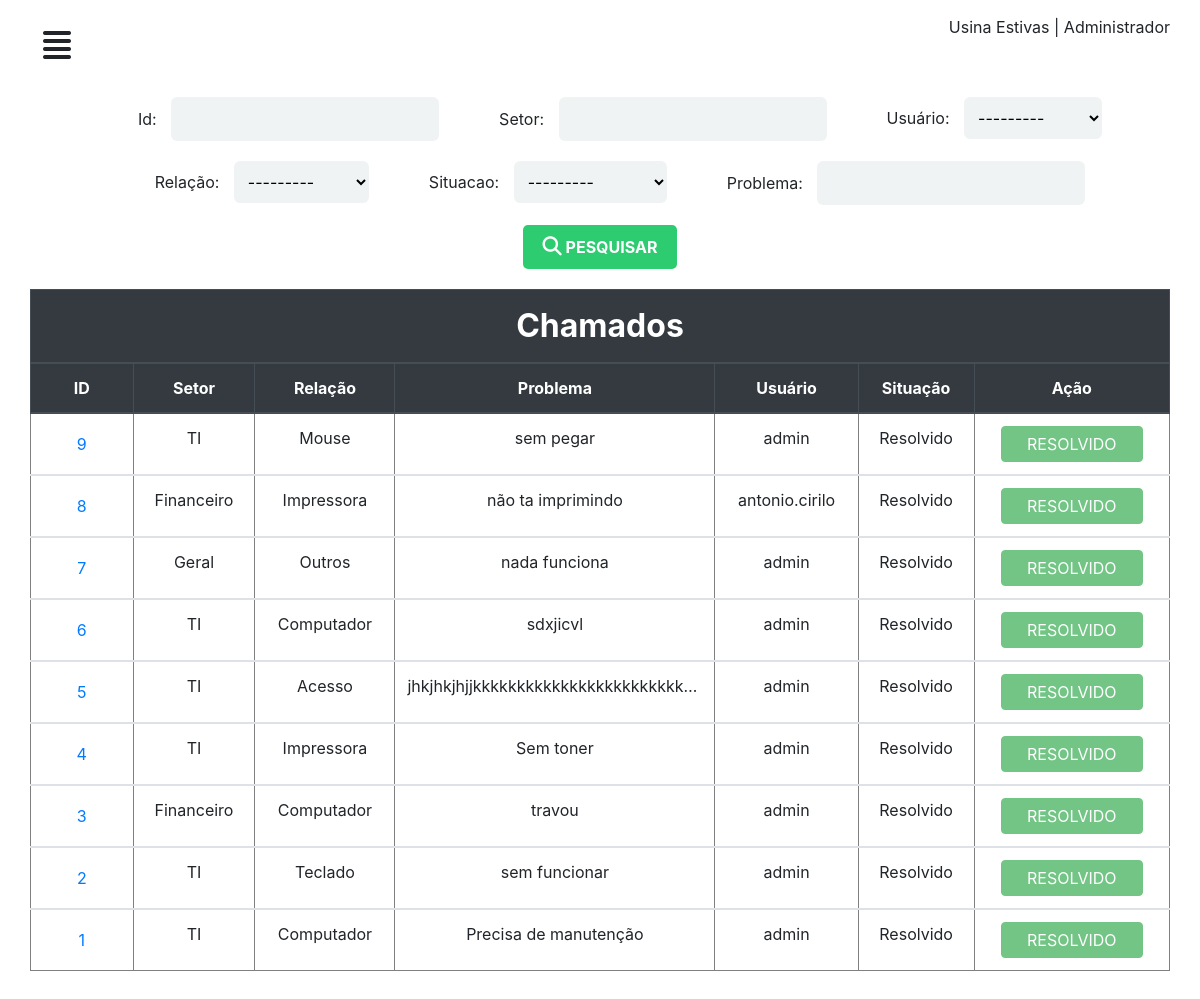
The app's page /perfil/chamados/ (signed in) with its own data.
### chamados/models.py (models this page shows)
class CustomUser (AbstractUser):
	matricula = models.CharField('matricula', max_length=11)
	apelido = models.CharField('apelido', max_length=50)
	def __str__(self):
		return self.username

class ProblemaRelacionado(models.Model):
	relacao = models.CharField('problema relacionado', max_length=50)
	def __str__(self):
		return self.relacao

class Chamado(models.Model):
	setor = models.CharField('Setor', max_length=50)
	problema = models.TextField('problema')
	user = models.ForeignKey(CustomUser, on_delete=models.CASCADE)
	relacao = models.ForeignKey(ProblemaRelacionado, on_delete=models.CASCADE)
	situacao = models.ForeignKey(Situacao, on_delete=models.CASCADE, default=1)
	comentario = models.TextField('comentario', null=True)

class Situacao(models.Model):
	situ = models.CharField('situacao', max_length=100)
	def __str__(self):
		return self.situ

### chamados/views.py (the view)
# urls.py: path('perfil/chamados/', adminchamados, name="adminchamados"),
@login_required
def adminchamados(request):
	chamado = Chamado.objects.all().order_by('-id')
	meufiltro = FiltroChamado(request.GET, queryset=chamado)
	contexto = {
	'filtro': meufiltro
	}
	return render(request, 'admin/admin-chamados.html', contexto)

### chamados/templates/admin/admin-chamados.html (shortened to what this page needs)
{% extends "dashboard/baseperfil.html" %}
{% load static %}
{% block title %}
<link rel="stylesheet" href="{% static 'css/adminchamados.css' %}">
{% endblock%}
{% block conteudo %}
<form method="get">
	<div><span>Id:</span> {{filtro.form.id}}</div>
	<div><span>Setor:</span> {{filtro.form.setor}}</div>
	<div><span>Usuário:</span> {{filtro.form.user}}</div>
	<div><span>Relação:</span> {{filtro.form.relacao}}</div>
	<div><span>Situacao:</span> {{filtro.form.situacao}}</div>
	<div><span>Problema:</span> {{filtro.form.problema}}</div>
	<div class="btnSubmit">
		<button class="btnSubmit--btn" type="submit"><i class="fas fa-search"></i> pesquisar</button>
	</div>
</form>
<div class="table-responsive">
	<table class="table" border="1">
		<thead class="thead-dark">
			<tr>
				<th class="title-table" colspan="7">Chamados</th>
			</tr>
			<tr>
				<th>ID</th>
				<th>Setor</th>
				<th>Relação</th>
				<th>Problema</th>
				<th>Usuário</th>
				<th>Situação</th>
				<th>Ação</th>
			</tr>
		</thead>
		{% for chamado in filtro.qs %}
		<tbody>
			<tr>
				<td><button type="button" class="btn btn-link" data-toggle="modal" data-target="#chamado-{{chamado.id}}">
            {{chamado.id}}
          </button></td>
				<td>{{chamado.setor}}</td>
				<td>{{chamado.relacao}}</td>
				<td>{{chamado.problema}}</td>
				<td>{{chamado.user}}</td>
				<td>{{chamado.situacao}}</td>
				<td>{% if chamado.situacao.id == 1 %} <a href="{% url 'resolverchamado' chamado.id %}" class="btn btn-primary">Resolver</a> {% elif chamado.situacao.id == 2 %} <a href="{% url 'comentario' chamado.id %}" class="btn btn-warning">+</a>  <a href="{% url 'resolvidochamado' chamado.id %}" class="btn btn-success">Resolvido</a> {% else %} <button class="btn btn-success" disabled="">Resolvido </button>{% endif %}</td>
			</tr>
		</tbody>
		{% empty %}
		<tr>Nada cadastrado</tr>
		{% endfor %}
	</table>
</div>
{% endblock %}

### chamados/templates/dashboard/baseperfil.html (shortened to what this page needs)
<!DOCTYPE html>
{% load static %}
<html>
<head>
	{% block title %}
	{% endblock %}
	<link rel="stylesheet" type="text/css" href="{% static 'css/geral.css' %}" />
	<link rel="stylesheet" type="text/css" href="{% static 'bootstrap/css/bootstrap.min.css' %}" />
	<link rel="stylesheet" type="text/css" href="{% static 'css/dash.css' %}" />
</head>
<body>
	<div id="wrapper">
		<div id="page-content-wrapper">
			<div class="container-fluid">
				<div class="row">
					<div class="col-lg-12">
						<a href="#" class="btn" id="menu-toggle"><i class="fas fa-align-justify"></i></a> <span class="float-right"> Usina Estivas | {{user.apelido}}</span>
					</div>
				</div>
				{% block conteudo %}
				{% endblock %}
			</div>
		</div>
	</div>
</body>
</html>

### chamados/static/css/adminchamados.css (style rules this page uses)
form { display: flex; justify-content: center; flex-wrap: wrap; margin: 10px 0px; }
form div { margin: 10px; padding: 0; }
form input, select { border-radius: 6px; border: none; outline: none; padding: 10px 10px; background: #f0f3f4; }
form span { margin: 0 10px 0 40px; }
form .btnSubmit { display: flex; align-items: center; }
form .btnSubmit .btnSubmit--btn { outline: 0; border: 0; background: #2ecc71; padding: 10px 20px; border-radius: 5px; color: #FFF; font-weight: bold; text-transform: uppercase; }
form .btnSubmit .btnSubmit--btn i { font-size: 1.2em; }
table tr th, td { text-align: center; }
table .title-table { font-size: 2em; }
table .btn { text-transform: uppercase; padding: 5px 25px; }

### chamados/static/css/dash.css (style rules this page uses)
#page-content-wrapper { width: 100%; position: absolute; padding:15px; transition:all .5s; }
#menu-toggle { transition:all .3s; font-size:2em; }

### chamados/templates/admin/admin-chamados.html (style rules this page uses)
td, th { max-width: 27ch; overflow: hidden; text-overflow: ellipsis; white-space: nowrap; }

### records on screen
CustomUser: apelido "Administrador"
ProblemaRelacionado: relacao "---------"
Chamado: id "9", setor "TI", relacao "Mouse", problema "sem pegar", user "admin", situacao "Resolvido", shows "RESOLVIDO"
Chamado: id "8", setor "Financeiro", relacao "Impressora", problema "não ta imprimindo", user "antonio.cirilo", situacao "Resolvido", shows "RESOLVIDO"
Chamado: id "7", setor "Geral", relacao "Outros", problema "nada funciona", user "admin", situacao "Resolvido", shows "RESOLVIDO"
Chamado: id "6", setor "TI", relacao "Computador", problema "sdxjicvl", user "admin", situacao "Resolvido", shows "RESOLVIDO"
Chamado: id "5", setor "TI", relacao "Acesso", problema "jhkjhkjhjjkkkkkkkkkkkkkkkkkkkkkkkk…", user "admin", situacao "Resolvido", shows "RESOLVIDO"
Chamado: id "4", setor "TI", relacao "Impressora", problema "Sem toner", user "admin", situacao "Resolvido", shows "RESOLVIDO"
Chamado: id "3", setor "Financeiro", relacao "Computador", problema "travou", user "admin", situacao "Resolvido", shows "RESOLVIDO"
Chamado: id "2", setor "TI", relacao "Teclado", problema "sem funcionar", user "admin", situacao "Resolvido", shows "RESOLVIDO"
Chamado: id "1", setor "TI", relacao "Computador", problema "Precisa de manutenção", user "admin", situacao "Resolvido", shows "RESOLVIDO"
